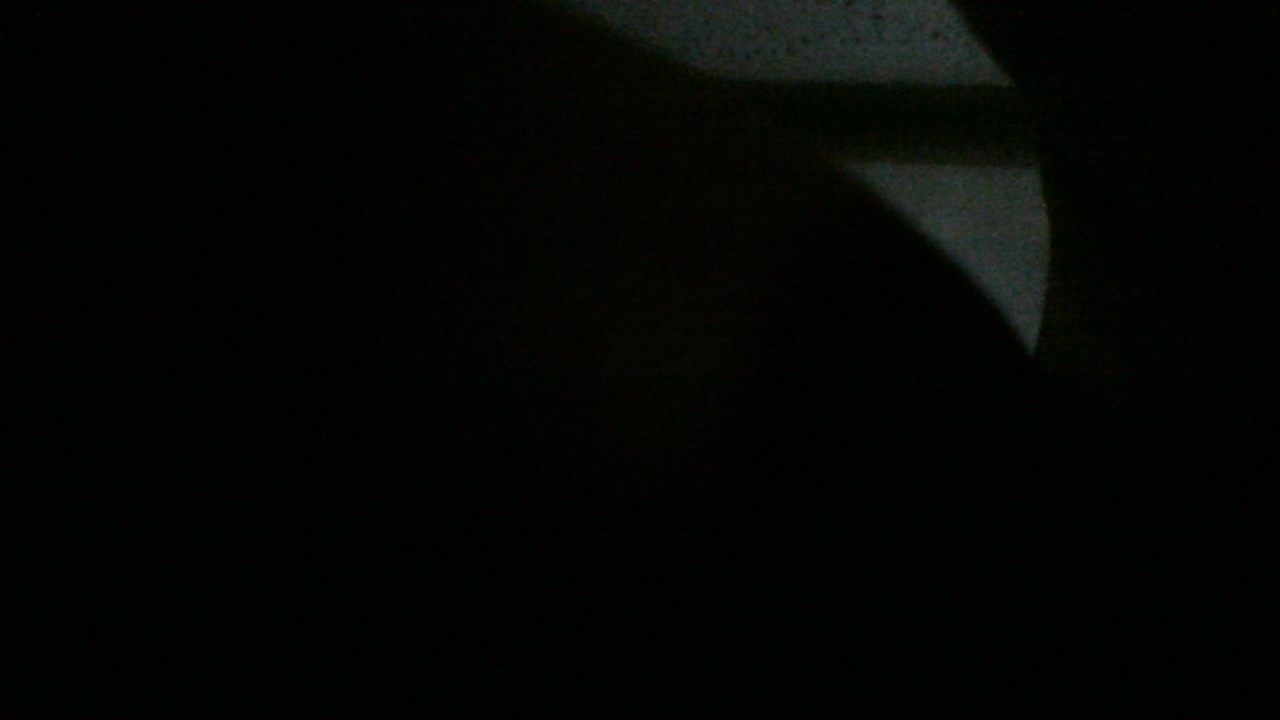
#> input picture smart-points-backend/uploads/proofs/1794593176567-708201158.jpg, 1280 x 720 px; its folder holds only this picture in this run
$ python -i image_analysis.py   (imports and definitions only)
#> lines starting #> are read from the running program, lines starting #| are printed output that depends on the picture

from pathlib import Path
from PIL import Image, ImageStat, ImageFilter
import csv
import numpy as np

PHOTO_FOLDER = Path(__file__).resolve().parent / "GPS_TEST_PHOTOS"
OUTPUT_FILE = Path(__file__).resolve().parent / "DATASETS" / "photo_analysis_results.csv"

def analyze_image(photo_path):
    with Image.open(photo_path) as image:
#> image is the input picture: PIL image 1280x720 RGB; mean R, G, B 3.7, 5.3, 2.2
        image = image.convert("RGB")
        image.thumbnail((1024, 1024))
#> image: PIL image 1024x576 RGB

        gray = image.convert("L")
        pixels = np.asarray(gray, dtype=np.float32)
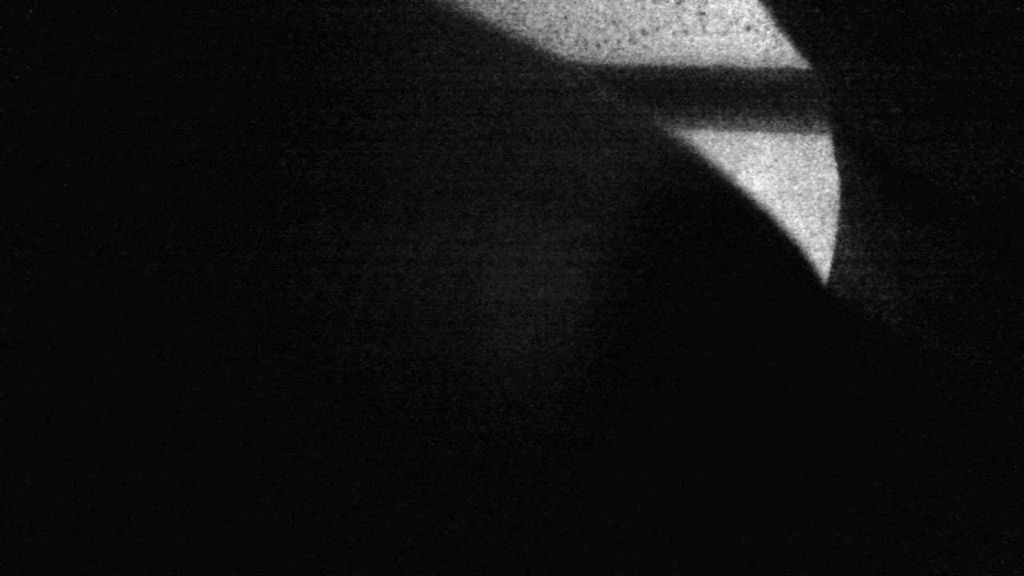
#> pixels: shape (576, 1024) float32; min 0, max 60, mean 4.5; drawn with min black and max white

        brightness = float(pixels.mean())
#> brightness = 4.48
        contrast = float(pixels.std())
#> contrast = 8.41

        # Laplacian variance for approximate sharpness
        from PIL import ImageFilter

        edges = np.asarray(
            gray.filter(ImageFilter.FIND_EDGES),
            dtype=np.float32
        )
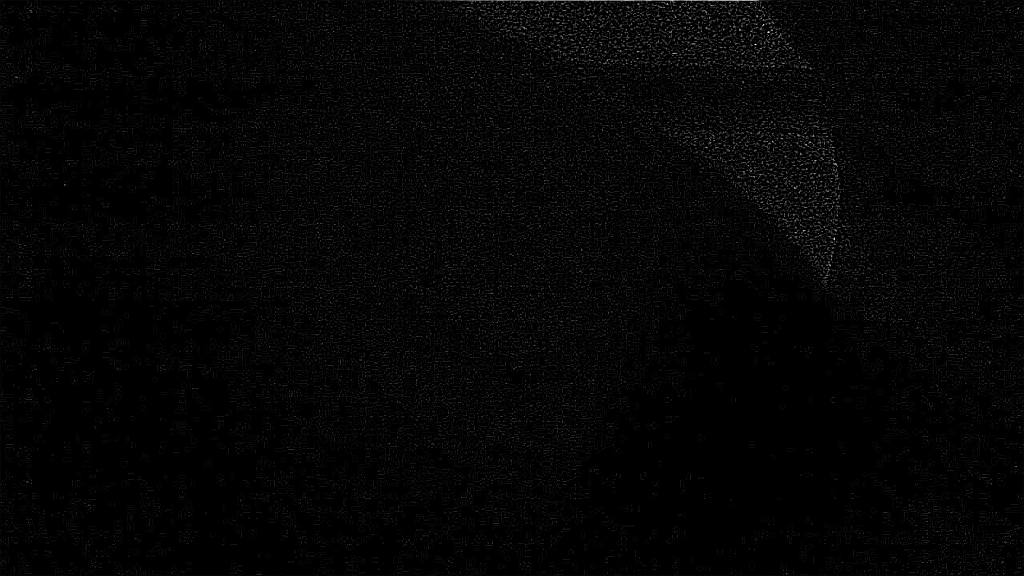
#> edges: shape (576, 1024) float32; min 0, max 74, mean 1.4; drawn with min black and max white
        sharpness = float(edges.var())
#> sharpness = 9.88

        # Preliminary heuristics, not AI predictions
        is_dark = brightness < 35
#> is_dark = True
        is_low_contrast = contrast < 15
#> is_low_contrast = True
        is_blurry = sharpness < 100
#> is_blurry = True

        return {
#> (the run stopped early here; a loop or call above may not have finished)

$ run again, on smart-points-backend/uploads/proofs/1795270011820-372536408.jpg
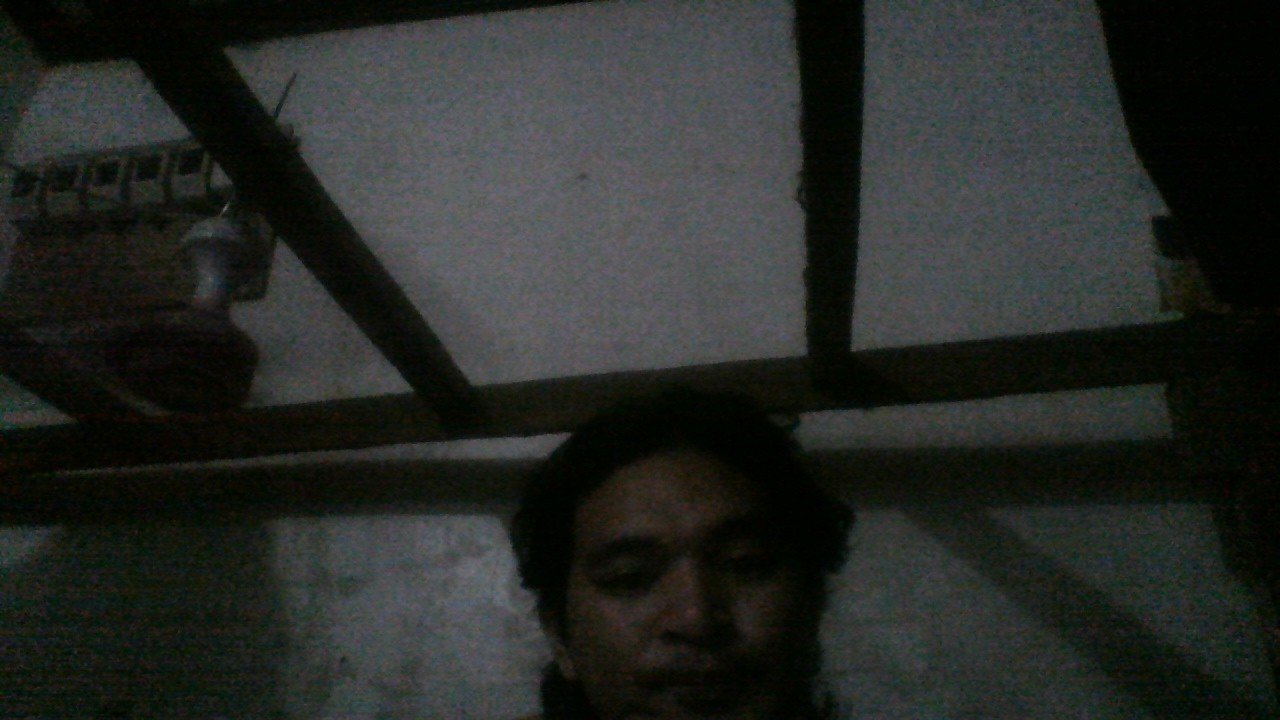
#> input picture smart-points-backend/uploads/proofs/1795270011820-372536408.jpg, 1280 x 720 px
#> in analyze_image, image is the input picture: PIL image 1280x720 RGB; mean R, G, B 38.9, 42.1, 38.7
#> image: PIL image 1024x576 RGB
#> brightness = 40.75
#> contrast = 30.87
#> in analyze_image, `edges = np.asarray( gray.filter(ImageFilter.FIND_EDGES), dtype=np.floa..`:
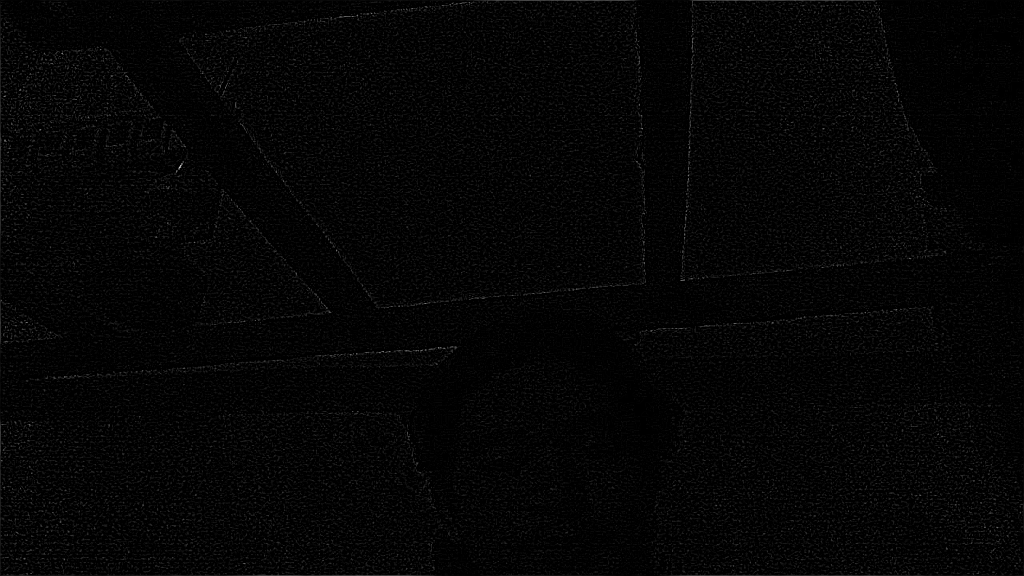
#> edges: shape (576, 1024) float32; min 0, max 207, mean 4.7
#> sharpness = 63.72
#> is_dark = False
#> is_blurry = True
